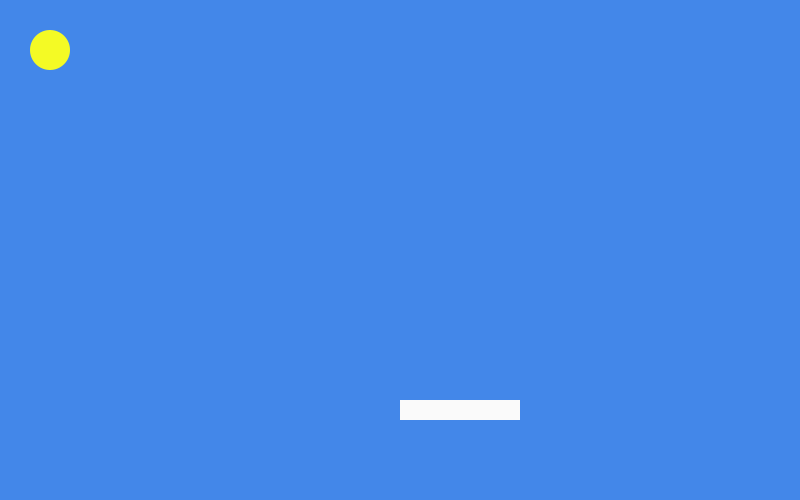
Frame 1 (no input)
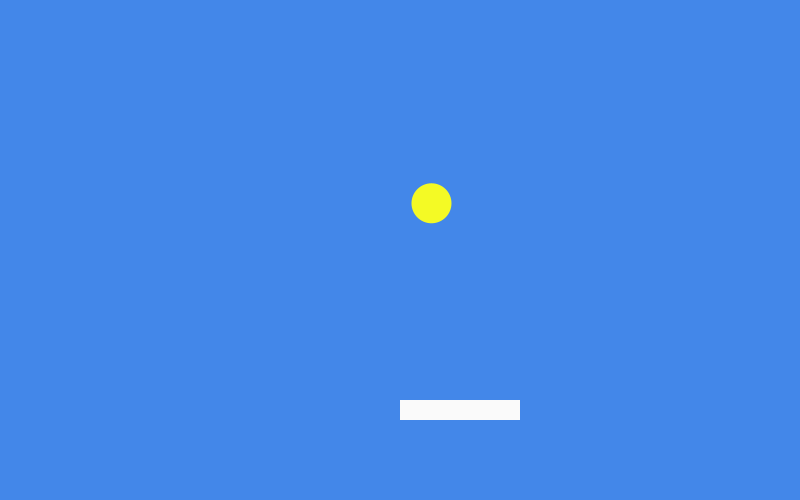
Frame 60 (the mouse pressed at the canvas centre just before this capture)
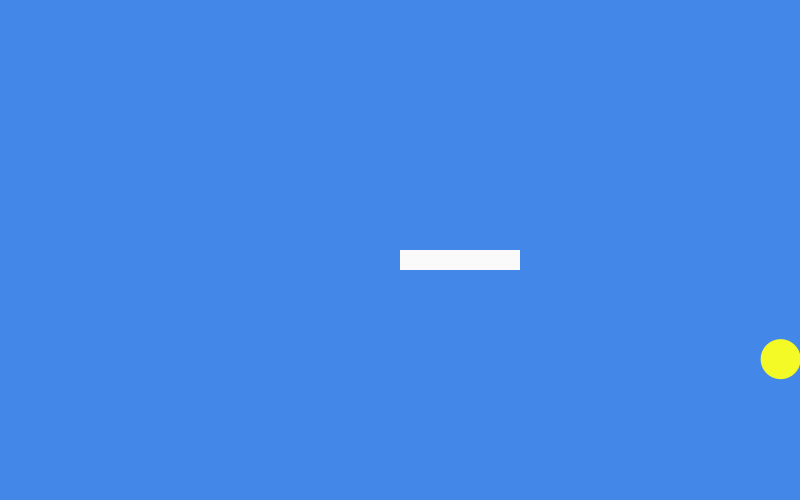
Frame 120 (the mouse held since frame 60 and released just before this capture)

The Processing sketch that drew these frames (run headless with seeded random() and noise(); from frame 60 on, the mouse is pressed at the canvas centre):

// Processing sketch: sketch6636
// ── sketch6636.pde
float x, y, xSpeed, ySpeed;
PFont font;
void setup()
{
    size(800, 500);
    frameRate(80);
    noStroke();
    x=50;
    y=50;
    xSpeed=random(10);
    ySpeed=random(10);
    mouseX=400;
    mouseY=400;
}
void draw()
{
    background(67, 135, 233);
    fill(244, 250, 37);
    ellipse(x, y, 40, 40);
    x += xSpeed;
    y += ySpeed;
    if (x>width||x<0) {
        xSpeed*=-1;
    }
    if (y<0) {
        ySpeed*=-1;
    }
    fill(250);
    rect(mouseX, mouseY, 120, 20);
    if (x<=mouseX&&x>=mouseX+120) {
        xSpeed*=-1;
    }
    if (y>=mouseY&&x>=mouseX&&x<=mouseX+120) {
        ySpeed*=-1;
    }
    textSize(36);
    if (y>=height) {
        background(250, 30, 40);
    }
    if (y>=height) {
        text("GAME OVER", 300, 250);
    }
    if (y>=height) {
        noLoop();
    }
}
